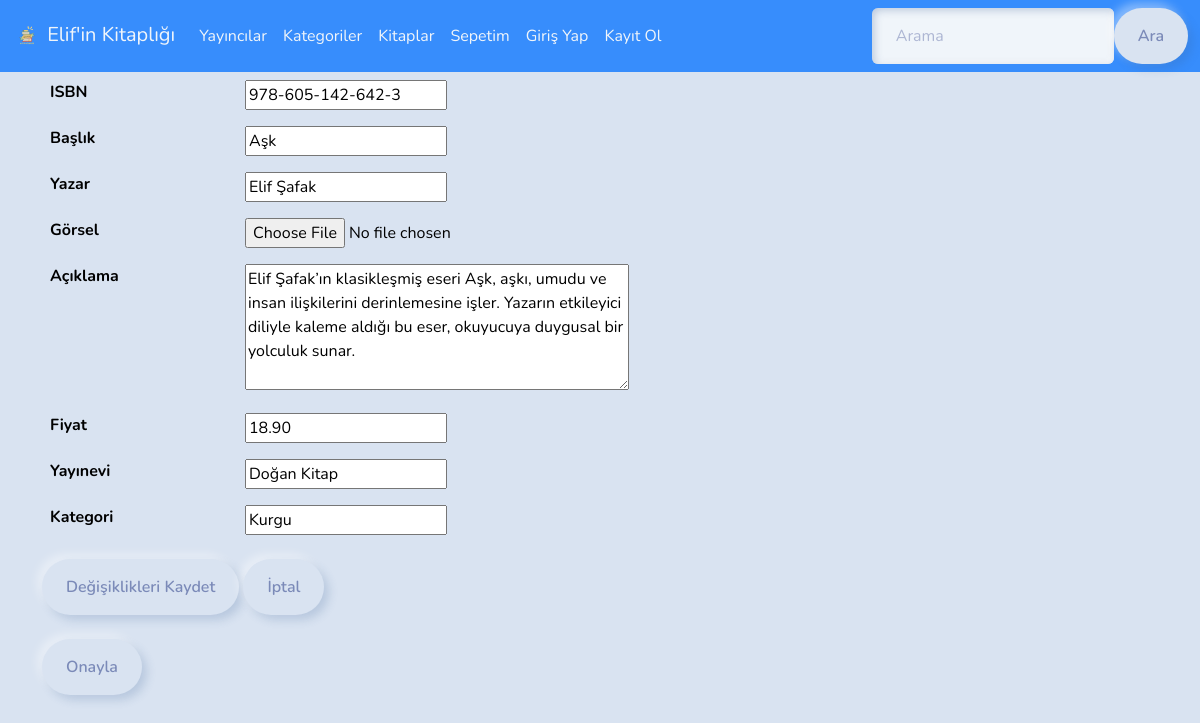
The page /admin_kategori_düzenle.php?bookisbn=978-605-142-642-3 (signed in) on the database its author committed.
### tables this page shows
CREATE TABLE `books` (
  `book_isbn` varchar(20) NOT NULL,
  `book_title` varchar(60) DEFAULT NULL,
  `book_author` varchar(60) DEFAULT NULL,
  `book_image` varchar(40) DEFAULT NULL,
  `book_descr` longtext DEFAULT NULL,
  `book_price` decimal(6,2) NOT NULL,
  `publisherid` int(10) UNSIGNED NOT NULL,
  `categoryid` int(10) DEFAULT NULL
);

CREATE TABLE `publisher` (
  `publisherid` int(10)   NOT NULL,
  `publisher_name` varchar(60) NOT NULL
);

CREATE TABLE `category` (
  `categoryid` int(10) NOT NULL,
  `category_name` varchar(60) NOT NULL
);

### admin_kategori_düzenle.php (the view, shortened to what this page needs)
<?php
	require_once "./template/header.php";
	require_once "./fonksiyonlar/veritabanı_fonksiyonları.php";
	$conn = db_connect();
	if(isset($_GET['bookisbn'])){
		$book_isbn = $_GET['bookisbn'];
	} else {
		echo "Boş sorgu!";
		exit();
	}
	$query = "SELECT * FROM books WHERE book_isbn = '$book_isbn'";
	$result = mysqli_query($conn, $query);
	$row = mysqli_fetch_assoc($result);
?>
	<form method="post" action="kitap_düzenle.php" enctype="multipart/form-data">
		<table class="table">
			<tr>
				<th>ISBN</th>
				<td><input type="text" name="isbn" value="<?php echo $row['book_isbn']; ?>" readonly></td>
			</tr>
			<tr>
				<th>Başlık</th>
				<td><input type="text" name="title" value="<?php echo $row['book_title']; ?>" required></td>
			</tr>
			<tr>
				<th>Yazar</th>
				<td><input type="text" name="author" value="<?php echo $row['book_author']; ?>" required></td>
			</tr>
			<tr>
				<th>Görsel</th>
				<td><input type="file" name="image"></td>
			</tr>
			<tr>
				<th>Açıklama</th>
				<td><textarea name="descr" cols="40" rows="5"><?php echo $row['book_descr']; ?></textarea></td>
			</tr>
			<tr>
				<th>Fiyat</th>
				<td><input type="text" name="price" value="<?php echo $row['book_price']; ?>" required></td>
			</tr>
			<tr>
				<th>Yayınevi</th>
				<td><input type="text" name="publisher" value="<?php echo getPubName($conn, $row['publisherid']); ?>" required></td>
			</tr>
			<tr>
				<th>Kategori</th>
				<td><input type="text" name="category" value="<?php echo getCatName($conn, $row['categoryid']); ?>" required></td>
			</tr>
		</table>
		<input type="submit" name="save_change" value="Değişiklikleri Kaydet" class="btn btn-primary">
		<a href="admin_kitap.php" class="btn btn-default">İptal</a>
	</form>
	<br/>
	<a href="admin_kitap.php" class="btn btn-success">Onayla</a>
<?php
	require "./template/footer.php";
?>

### rows shown on the page
books: isbn "978-605-142-642-3", title "Aşk", author "Elif Şafak", descr "Elif Şafak’ın klasikleşmiş eseri Aşk, aşkı, umudu ve insan ilişkilerini derinlemesine işler. Yazarın etkileyici diliyle kaleme aldığı bu eser, okuyucuya duygusal bir yolculuk sunar.", price "18.90", publisher "Doğan Kitap", category "Kurgu"
